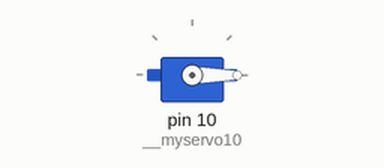
Recording of a sketch running on a simulated Arduino Uno, built with avr-gcc and run on an emulated ATmega328P. Parts: servo.

Above: at 0.05 s.
At 4.0 s:
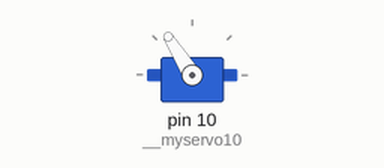
Timing chart, 0 to 5.2 s (numbered marks = the images above):
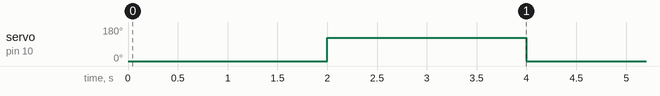

The sketch:

moda.ino
```cpp
#include <Servo.h>

Servo __myservo10;

void setup()
{
    __myservo10.attach(10);
}

void loop()
{
    __myservo10.write(0);
    delay(2000);
    __myservo10.write(1800);
    delay(2000);
}
```

Measured:
- by itself, servo on pin 10 (__myservo10): alternates 122° for 2.0 s and 0° for 2.0 s
